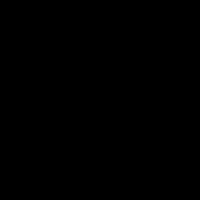
Frame 1 (no input)
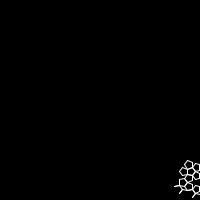
Frame 60 (the mouse pressed at the canvas centre just before this capture)
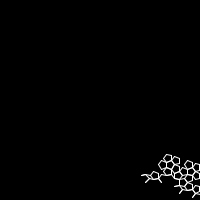
Frame 120 (the mouse held since frame 60 and released just before this capture)

The Processing sketch that drew these frames (run headless with seeded random() and noise(); from frame 60 on, the mouse is pressed at the canvas centre):

// Processing sketch: PenroseSnowflake
// ── PenroseSnowflake.pde
/** 
 * Penrose Snowflake L-System 
 * by Geraldine Sarmiento (NYU ITP). 
 * 
 * This code was based on Patrick Dwyer's L-System class. 
 */

PenroseSnowflakeLSystem ps;

void setup() 
{
  size(200, 200);
  smooth();
  ps = new PenroseSnowflakeLSystem();
  ps.simulate(4);
}

void draw() 
{
  background(0);
  ps.render();
}

class LSystem 
{
  int steps = 0;

  String axiom;
  String rule;
  String production;

  float startLength;
  float drawLength;
  float theta;

  int generations;

  LSystem() {
    axiom = "F";
    rule = "F+F-F";
    startLength = 90.0;
    theta = radians(120.0);
    reset();
  }

  void reset() {
    production = axiom;
    drawLength = startLength;
    generations = 0;
  }

  int getAge() {
    return generations;
  }

  void render() {
    translate(width/2, height/2);
    steps += 5;          
    if (steps > production.length()) {
      steps = production.length();
    }
    for (int i = 0; i < steps; i++) {
      char step = production.charAt(i);
      if (step == 'F') {
        rect(0, 0, -drawLength, -drawLength);
        noFill();
        translate(0, -drawLength);
      } 
      else if (step == '+') {
        rotate(theta);
      } 
      else if (step == '-') {
        rotate(-theta);
      } 
      else if (step == '[') {
        pushMatrix();
      } 
      else if (step == ']') {
        popMatrix();            
      }
    }
  }

  void simulate(int gen) {
    while (getAge() < gen) {
      production = iterate(production, rule);
    }
  }

  String iterate(String prod_, String rule_) {
    drawLength = drawLength * 0.6;
    generations++;
    String newProduction = prod_;          
    newProduction = newProduction.replaceAll("F", rule_);
    return newProduction;
  }
}

class PenroseSnowflakeLSystem extends LSystem {

  String ruleF;

  PenroseSnowflakeLSystem() {
    axiom = "F3-F3-F3-F3-F";
    ruleF = "F3-F3-F45-F++F3-F";
    startLength = 200.0f;
    theta = radians(18); 
    reset();
  }

  void useRule(String r_) {
    rule = r_;
  }

  void useAxiom(String a_) {
    axiom = a_;
  }

  void useLength(float l_) {
    startLength = l_;
  }

  void useTheta(float t_) {
    theta = radians(t_);
  }

  void reset() {
    production = axiom;
    drawLength = startLength;
    generations = 0;
  }

  int getAge() {
    return generations;
  }

  void render() {
    translate(width, height);
    int repeats = 1;

    steps += 3;          
    if (steps > production.length()) {
      steps = production.length();
    }

    for (int i = 0; i < steps; i++) {
      char step = production.charAt(i);
      if (step == 'F') {
        stroke(255);
        noFill();
        for (int j = 0; j < repeats; j++) {
          line(0,0,0, -drawLength);
          translate(0, -drawLength);
        }
        repeats = 1;
      } 
      else if (step == '+') {
        for (int j = 0; j < repeats; j++) {
          rotate(theta);
        }
        repeats = 1;
      } 
      else if (step == '-') {
        for (int j =0; j < repeats; j++) {
          rotate(-theta);
        }
        repeats = 1;
      } 
      else if (step == '[') {
        pushMatrix();
      } 
      else if (step == ']') {
        popMatrix();
      } 
      else if ( (step >= 48) && (step <= 57) ) {
        repeats += (int)step - 48;
      }
    }
  }


  String iterate(String prod_, String rule_) {
    String newProduction = "";
    for (int i = 0; i < prod_.length(); i++) {
      char step = production.charAt(i);
      if (step == 'F') {
        newProduction = newProduction + ruleF;
      } 
      else {
        if (step != 'F') {
          newProduction = newProduction + step;
        }
      }
    }
    drawLength = drawLength * 0.4;
    generations++;
    return newProduction;
  }

}
